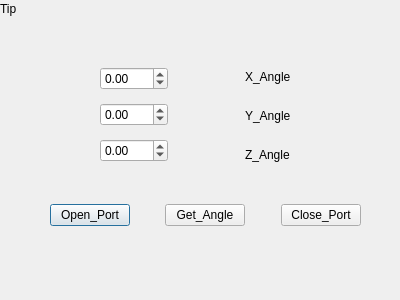
<?xml version="1.0" encoding="UTF-8"?>
<ui version="4.0">
 <class>GYRO</class>
 <widget class="QDialog" name="GYRO">
  <property name="geometry">
   <rect>
    <x>0</x>
    <y>0</y>
    <width>400</width>
    <height>300</height>
   </rect>
  </property>
  <property name="windowTitle">
   <string>Dialog</string>
  </property>
  <widget class="QLabel" name="tip">
   <property name="geometry">
    <rect>
     <x>0</x>
     <y>0</y>
     <width>401</width>
     <height>17</height>
    </rect>
   </property>
   <property name="text">
    <string>Tip</string>
   </property>
  </widget>
  <widget class="QWidget" name="layoutWidget">
   <property name="geometry">
    <rect>
     <x>100</x>
     <y>60</y>
     <width>191</width>
     <height>111</height>
    </rect>
   </property>
   <layout class="QHBoxLayout" name="horizontalLayout">
    <item>
     <layout class="QVBoxLayout" name="verticalLayout">
      <item>
       <widget class="QDoubleSpinBox" name="X_Number">
        <property name="minimum">
         <double>-180.000000000000000</double>
        </property>
        <property name="maximum">
         <double>180.000000000000000</double>
        </property>
        <property name="singleStep">
         <double>0.000000000000000</double>
        </property>
       </widget>
      </item>
      <item>
       <widget class="QDoubleSpinBox" name="Y_Number">
        <property name="minimum">
         <double>-180.000000000000000</double>
        </property>
        <property name="maximum">
         <double>180.000000000000000</double>
        </property>
        <property name="singleStep">
         <double>0.000000000000000</double>
        </property>
       </widget>
      </item>
      <item>
       <widget class="QDoubleSpinBox" name="Z_Number">
        <property name="minimum">
         <double>-180.000000000000000</double>
        </property>
        <property name="maximum">
         <double>180.000000000000000</double>
        </property>
        <property name="singleStep">
         <double>0.000000000000000</double>
        </property>
       </widget>
      </item>
     </layout>
    </item>
    <item>
     <spacer name="horizontalSpacer">
      <property name="orientation">
       <enum>Qt::Horizontal</enum>
      </property>
      <property name="sizeHint" stdset="0">
       <size>
        <width>40</width>
        <height>20</height>
       </size>
      </property>
     </spacer>
    </item>
    <item>
     <layout class="QVBoxLayout" name="verticalLayout_2">
      <item>
       <widget class="QLabel" name="X_Angle">
        <property name="text">
         <string>X_Angle</string>
        </property>
       </widget>
      </item>
      <item>
       <widget class="QLabel" name="Y_Angle">
        <property name="text">
         <string>Y_Angle</string>
        </property>
       </widget>
      </item>
      <item>
       <widget class="QLabel" name="Z_Angle">
        <property name="text">
         <string>Z_Angle</string>
        </property>
       </widget>
      </item>
     </layout>
    </item>
   </layout>
  </widget>
  <widget class="QWidget" name="layoutWidget">
   <property name="geometry">
    <rect>
     <x>50</x>
     <y>200</y>
     <width>311</width>
     <height>31</height>
    </rect>
   </property>
   <layout class="QHBoxLayout" name="horizontalLayout_2">
    <item>
     <widget class="QPushButton" name="Open_Port">
      <property name="text">
       <string>Open_Port</string>
      </property>
     </widget>
    </item>
    <item>
     <spacer name="horizontalSpacer_2">
      <property name="orientation">
       <enum>Qt::Horizontal</enum>
      </property>
      <property name="sizeHint" stdset="0">
       <size>
        <width>40</width>
        <height>20</height>
       </size>
      </property>
     </spacer>
    </item>
    <item>
     <widget class="QPushButton" name="Get_Angle">
      <property name="text">
       <string>Get_Angle</string>
      </property>
     </widget>
    </item>
    <item>
     <spacer name="horizontalSpacer_3">
      <property name="orientation">
       <enum>Qt::Horizontal</enum>
      </property>
      <property name="sizeHint" stdset="0">
       <size>
        <width>40</width>
        <height>20</height>
       </size>
      </property>
     </spacer>
    </item>
    <item>
     <widget class="QPushButton" name="Close_Port">
      <property name="text">
       <string>Close_Port</string>
      </property>
     </widget>
    </item>
   </layout>
  </widget>
 </widget>
 <resources/>
 <connections/>
</ui>
